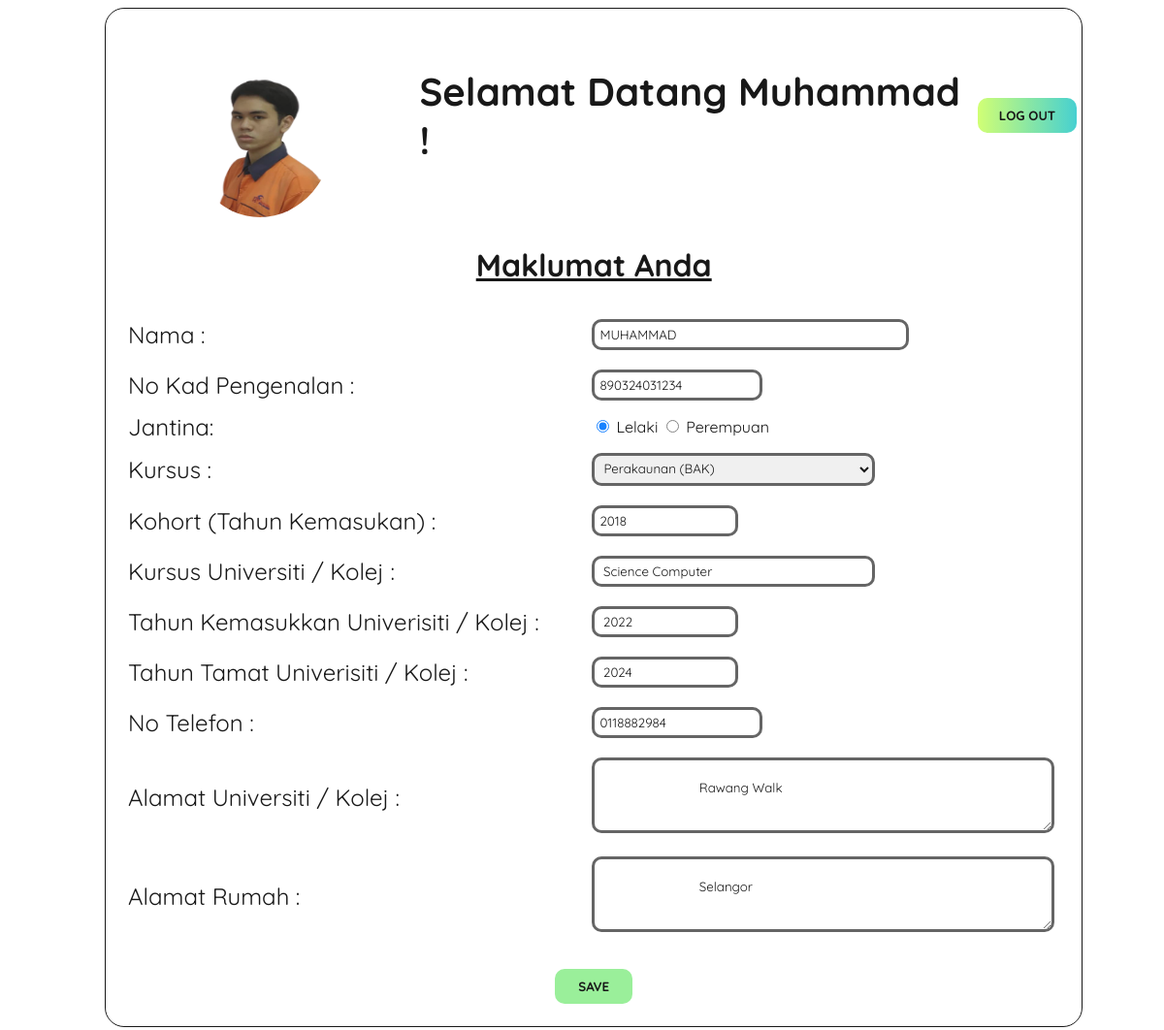
Screenshot of /editsambungbelajar.php (signed in) with the database file from the repository.
### tables this page shows
CREATE TABLE `sambungbelajar` (
  `ID` int(255) NOT NULL,
  `pfp` varchar(1000) NOT NULL,
  `nama` varchar(1000) NOT NULL,
  `noIc` varchar(20) NOT NULL,
  `jantina` varchar(10) NOT NULL,
  `kursus` varchar(1000) NOT NULL,
  `kohort` int(5) NOT NULL,
  `kursussemasa` varchar(1000) NOT NULL,
  `tahunmasuk` int(5) NOT NULL,
  `tahuntamat` int(5) NOT NULL,
  `notel` varchar(20) NOT NULL,
  `alamatkerja` varchar(2000) NOT NULL,
  `alamatrumah` varchar(2000) NOT NULL
);

### editsambungbelajar.php (the view, shortened to what this page needs)
<?php
include('config.php');
$noIc = $_SESSION['noIc'];
$query = mysqli_query($connect, "SELECT * FROM sambungbelajar WHERE noIc = '$noIc'");
$fetch = mysqli_fetch_array($query);
?>
<!DOCTYPE html>
<html>
<head>
    <link rel="stylesheet"  href="style.css">
</head>
<body class="bgmpbelajar">
    <div class="tbmp">
    <form method="post" enctype="multipart/form-data">
        <table cellspacing="0" cellpadding="5">
            <tr>
                <td class="pfpmp">
                     <div class="form-group text-center" style="position: relative; margin-top: 30px" >
                            <span class="img-div">
                            <img src="<?php echo isset($fetch["pfp"]) ? 'profile/'.$fetch["pfp"] : 'pic/defaultpfp.png'; ?>" onClick="triggerClick()" id="profileDisplay">
                            </span>
                        </div>
                </td>
                <td class="welcomemp">
                    <h1>Selamat Datang <?php echo isset($fetch["nama"]) ? $fetch["nama"] : ''; ?></a> ! </h1>
                </td>
                <td class="logout">
                <button class="logoutbtn"><b><a href="logout.php" style="color: black;  text-decoration: none;">LOG OUT</a></b></button>
                </td>
            </tr>
            <table width="100%">
                <tr>
                    <td class="titlemp">
                        <h1><u>Maklumat Anda</u></h1>
                    </td>
                </tr>
                <table width="100%">
                        <tr>
                            <td>
                                <label for="nama" class="inputtext">Nama : </label>
                            </td>
                            <td>
                                <input type="text" id="nama" name="nama" class="inputnama" value="<?php echo isset($fetch["nama"]) ? $fetch["nama"] : ''; ?>" required>
                            </td>
                        </tr>
                        <tr>
                            <td>
                                <label for="nama" class="inputtext">No Kad Pengenalan : </label>
                            </td>
                            <td>
                                <input type="text" id="noIc" name="noIc" class="inputnotel" value="<?php echo isset($fetch["noIc"]) ? $fetch["noIc"] : ''; ?>" required>
                            </td>
                        </tr>
                        <tr>
                    <td>
                      <label for ="jantina" class="inputtext">Jantina: </label>
                    </td>
                    <td>
                    <input class="radio" type="radio" id="lelaki" name="jantina" value="Lelaki"<?php echo ($fetch['jantina'] == 'Lelaki') ? 'checked' : ''; ?> class="inputjantina">
                                <label for="lelaki" class="inputjantina">Lelaki</label>
                                <input type="radio" id="perempuan" name="jantina" value="Perempuan"<?php echo ($fetch['jantina'] == 'Perempuan') ? 'checked' : ''; ?> class="inputjantina">
                                <label for="perempuan" class="inputjantina">Perempuan</label>
                    </td>
                </tr>
                <tr>
                    <td>
                      <label for ="kursus"  class="inputtext" >Kursus : </label>
                    </td>
                    <td>
                    <select id ="kursus" name = "kursus" class="inputkursus">
                    <option value="<?php echo isset($fetch["kursus"]) ? $fetch["kursus"] : ''; ?>" selected>
                <?php echo isset($fetch["kursus"]) ? $fetch["kursus"] : 'Sila pilih kursus anda.'; ?>
<option value="" disabled > - Kolej Vokasional Kuala Selangor -</option>
</select>
                    </td>
                </tr>
                <tr>
                    <td>
                      <label for ="kohort" class="inputtext">Kohort (Tahun Kemasukan) : </label>
                    </td>
                    <td>
                        <input type="int" id="kohort" name="kohort" class="inputkohort"  value="<?php echo isset($fetch["kohort"]) ? $fetch["kohort"] : ''; ?>" required>
                    </td>
                </tr>
                <tr>
                    <td>
                    <label for ="kursussemasa" class="inputtext">Kursus Universiti / Kolej : </label>
                    </td>
                    <td>
                        <input type="text" id="kursussemasa" name="kursussemasa" class="inputkursus"  value=" <?php echo isset($fetch["kursussemasa"]) ? $fetch["kursussemasa"] : ''; ?>" required>
                    </td>
                </tr>
                <tr>
                    <td>
                      <label for ="tahunmasuk" class="inputtext"> Tahun Kemasukkan Univerisiti / Kolej : </label>
                    </td>
                    <td>
                       <input type="int" id="tahunmasuk" name="tahunmasuk" class="inputkohort"  value=" <?php echo isset($fetch["tahunmasuk"]) ? $fetch["tahunmasuk"] : ''; ?>" required>
                    </td>
                </tr>
                <tr>
                    <td>
                      <label for ="tahuntamat" class="inputtext"> Tahun Tamat Univerisiti / Kolej : </label>
                    </td>
                    <td>
                       <input type="int" id="tahuntamat" name="tahuntamat" class="inputkohort"  value=" <?php echo isset($fetch["tahuntamat"]) ? $fetch["tahuntamat"] : ''; ?>" required>
                    </td>
                </tr>
                <tr>
                    <td>
                      <label for ="notel" class="inputtext">No Telefon : </label>
                    </td>
                    <td>
                        <input type="text" id="notel" name="notel" class="inputnotel"  value="<?php echo isset($fetch["notel"]) ? $fetch["notel"] : ''; ?>" required>
                    </td>
                </tr>
                <tr>
                    <td>
                      <label for ="alamatkerja" class="inputtext" >Alamat Universiti / Kolej :  </label>
                    </td>
                    <td>
                        <textarea type="text" id="alamatkerja" name="alamatkerja" class="inputalamatkerja"  required>
                        <?php echo isset($fetch["alamatkerja"]) ? $fetch["alamatkerja"] : ''; ?>
                        </textarea>
                    </td>
                </tr>
                <tr>
                    <td>
                      <label for ="alamatrumah" class="inputtext">Alamat Rumah :  </label>
                    </td>
                    <td>
                        <textarea type="text" id="alamatrumah" name="alamatrumah"  class="inputalamatrumah" required>
                        <?php echo isset($fetch["alamatrumah"]) ? $fetch["alamatrumah"] : ''; ?>
                        </textarea>
                    </td>
                </tr>
                <table style="width: 100%;">
                <tr>
                <td colspan="8" style="text-align: center;">
        <button class="buttonsave" name="submit" type="submit" style="margin: 20px auto;"><b>SAVE</b></button>
    </td>
                </tr>
    </table>
                    </form>
    </div>
</body>
</html>

### style.css (style rules this page uses)
.bgmpbelajar { background-image: url(pic/bg3.jpg); background-repeat: no-repeat; background-position: center; background-size: cover; height: 100%; }
.tbmp { opacity: .9; width: 85%; background-color: white; border: 1px solid black; border-radius: 20px; margin: center; margin-left: 100px; }
.pfpmp { width: 37%; }
.logout { width: 40%; }
.logoutbtn { font-family: Quicksand, sans-serif; background : linear-gradient(to right, #ccff66, #33cccc); border: none; border-radius: 10px; padding: 10px 20px; text-align: center; margin-right: 35px; width: 100%; }
.welcomemp { font-family: Quicksand, sans-serif; width: 200%; font-size: 20px; }
.titlemp { font-family: 'Quicksand', sans-serif; text-align: center; font-size: 100%; margin-left: 250px }
.inputnama { font-family: Quicksand, sans-serif; width: 65%; border-radius: 10px; border: 3px solid #555; padding: 5px; margin: 8px 0; box-sizing: border-box; text-transform: uppercase; }
.inputkursus { font-family: Quicksand, sans-serif; width: 58%; border-radius: 10px; border: 3px solid #555; padding: 5px; margin: 8px 0; box-sizing: border-box; }
.inputkohort { font-family: Quicksand, sans-serif; width: 30%; border-radius: 10px; border: 3px solid #555; padding: 5px; margin: 8px 0; box-sizing: border-box; }
.inputnotel { font-family: Quicksand, sans-serif; width: 35%; border-radius: 10px; border: 3px solid #555; padding: 5px; margin: 8px 0; box-sizing: border-box; }
.inputalamatkerja { font-family: Quicksand, sans-serif; width: 95%; border-radius: 10px; padding: 20px; border: 3px solid #555; margin: 8px 0; box-sizing: border-box; }
.inputalamatrumah { font-family: Quicksand, sans-serif; width: 95%; border-radius: 10px; padding: 20px; border: 3px solid #555; margin: 8px 0; box-sizing: border-box; }
.inputtext { border-radius: 20px; font-family: Quicksand, sans-serif; font-size: 150%; padding: 20px; width: 40%; }
.inputjantina { font-family: Quicksand, sans-serif; }
.buttonsave { background: lightgreen; font-family: Quicksand, sans-serif; color: #fff; border: none; border-radius: 10px; padding: 10px 10px; text-align: center; width: 8%; margin: 20px; margin-left: 90%; color: black; }

### editsambungbelajar.php (style rules this page uses)
#profileDisplay { display: block; height: 180px; width: 50%; margin: 0px auto; border-radius: 50%; }

### rows the page displays
sambungbelajar: pfp (picture), nama "Muhammad", noIc "890324031234", jantina "☑ Lelaki", jantina "☐ Perempuan", kursus "Perakaunan (BAK)", kohort "2018", kursussemasa "Science Computer", tahunmasuk "2022", tahuntamat "2024", notel "0118882984", alamatkerja "Rawang Walk", alamatrumah "Selangor"
